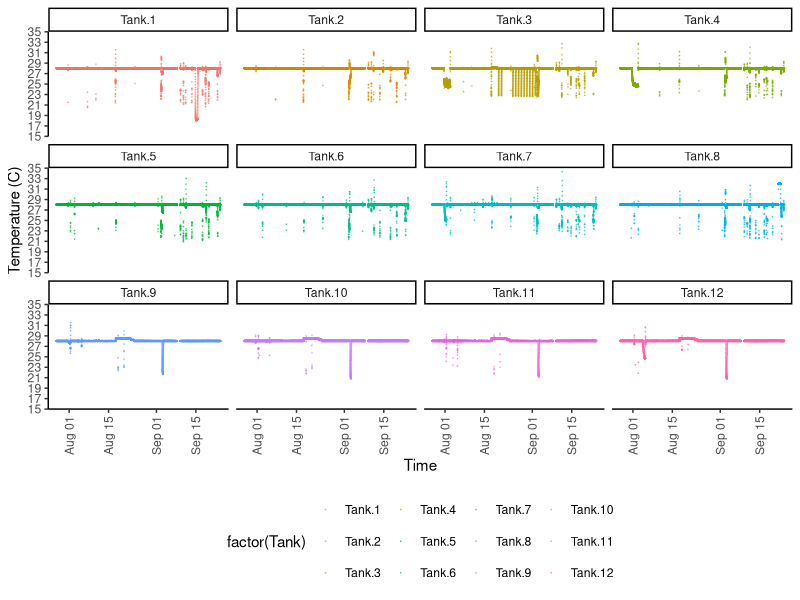
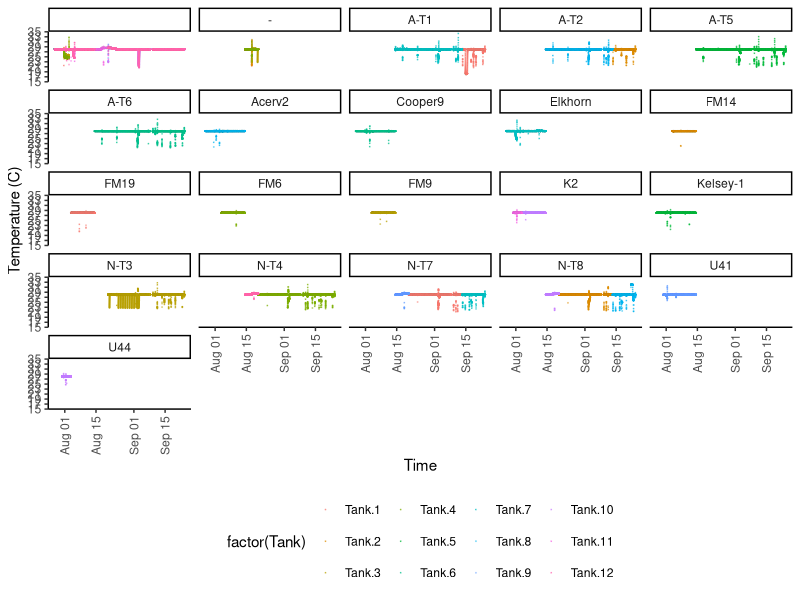
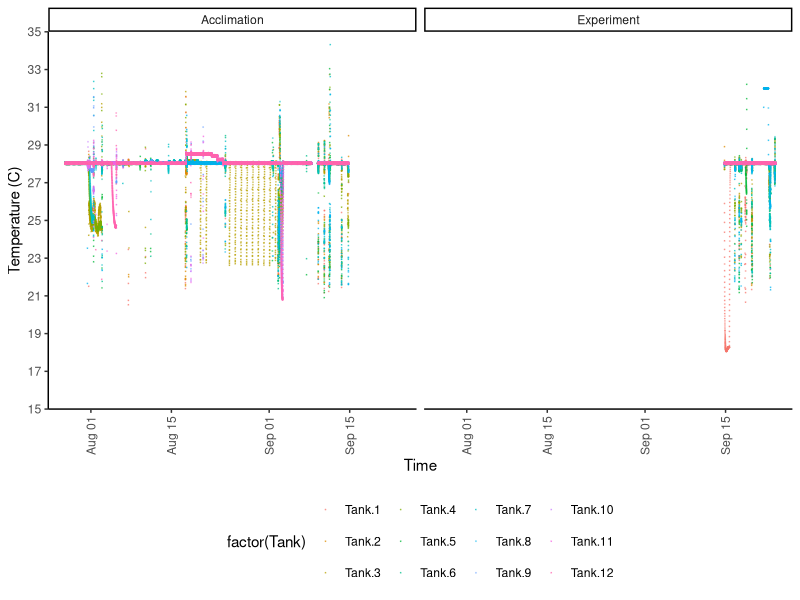
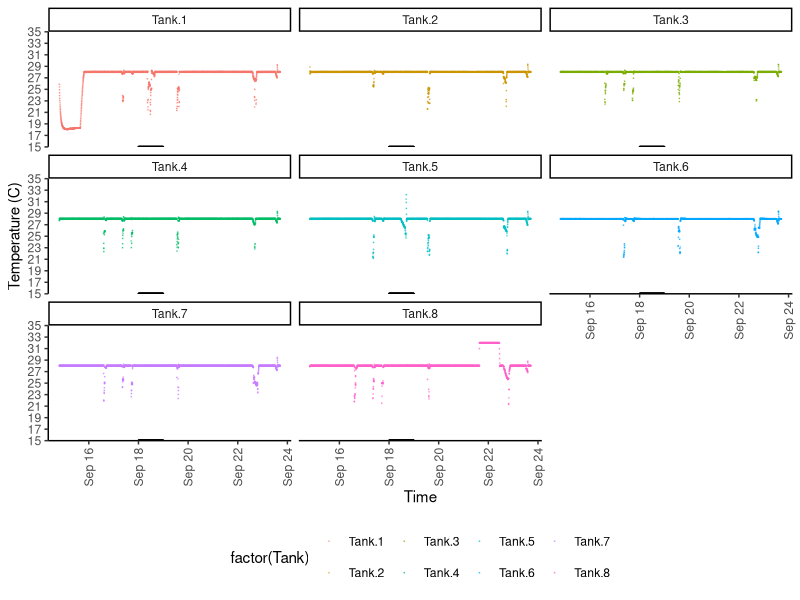
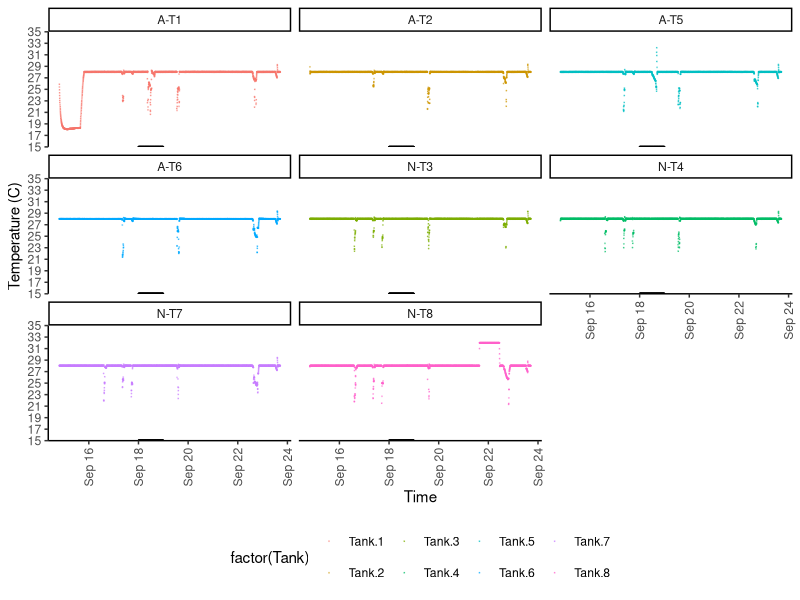
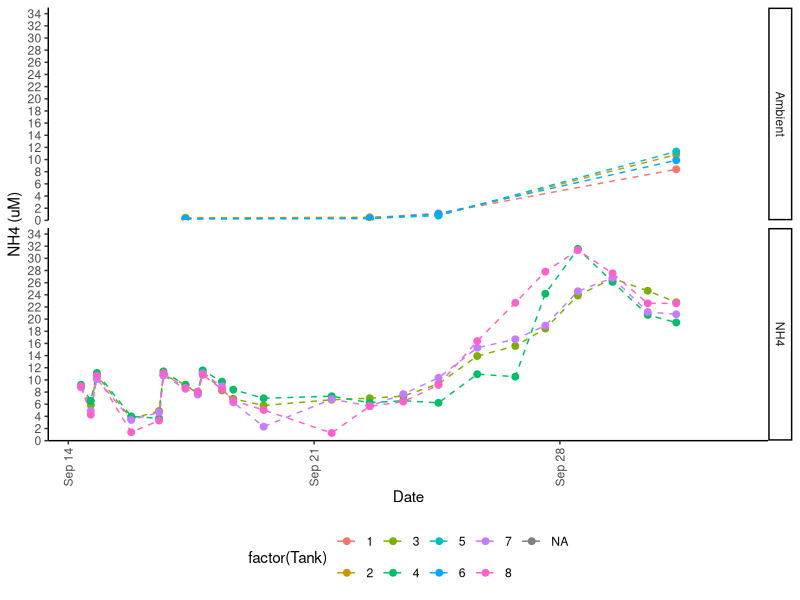
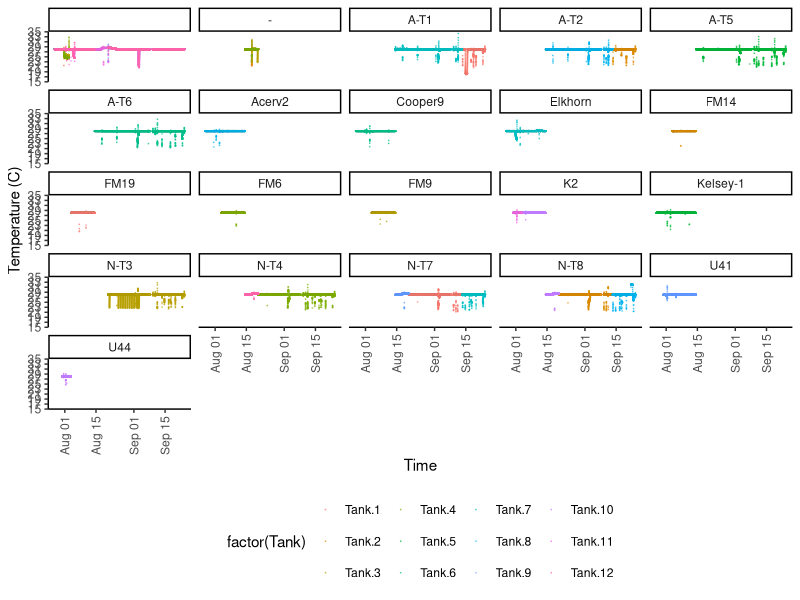
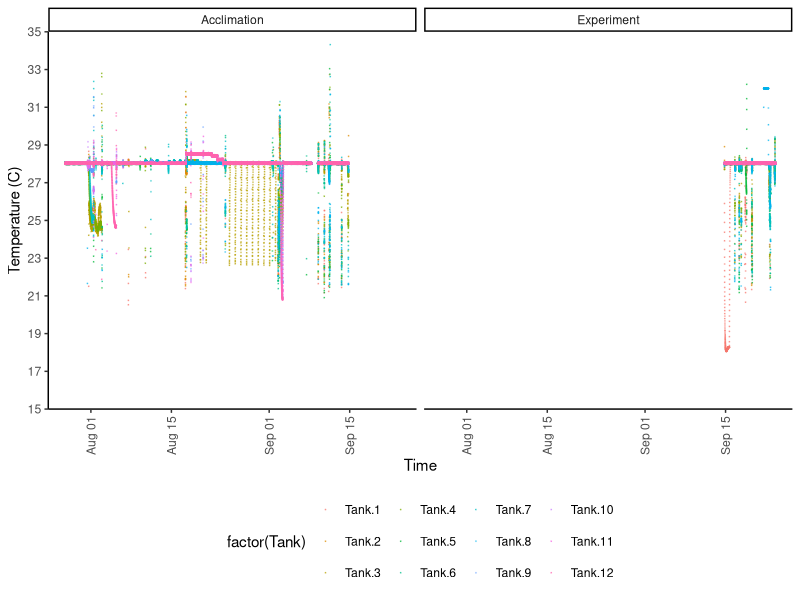

These charts were generated, in order, by the following R code:
## ---- chunk 1
knitr::opts_chunk$set(echo = TRUE, warning=FALSE, message=FALSE) 
                      #fig.width=4, fig.height=3 )
## ---- chunk 2

# Libraries
  library(reshape2)
  library(tidyverse)
  library(tidyr)

# Graphs

theme_set (theme_classic() + theme(panel.grid.major = element_blank(),
                              panel.grid.minor = element_blank(), 
                              axis.line = element_line(colour = "black"),
                              legend.position="bottom",
                              axis.text.x = element_text(angle = 90, vjust = 0.5),
                              plot.title = element_text(size=12, face="bold"),
                              #panel.border = element_rect(colour = "black", fill=NA, size=1)
                              panel.border = element_blank()
                              ))
## ---- chunk 3

# Treatment Info
  Treatment<-read.csv("Data/Treatments.csv")
  #duplicated(Treatment$Time)
  D_Treatment<-Treatment[duplicated(Treatment$Time), ]
  #Treatment<-Treatment[!duplicated(Treatment$Time), ]
  summary(Treatment)

# Temperature
  Temperature<-read.csv("Data/Temperature_wide.csv")
  D_Temperature<-Temperature[duplicated(Temperature$Time), ]
  #Temperature<-Temperature[!duplicated(Temperature$Time), ]
  summary(Temperature)
  
  # Temperature
  Nutrients<-read.csv("Data/Nutrient samples_round2.csv")
  summary(Nutrients)
  
  # Tags %>%
  #     group_by(T_Type) %>%
  #     summarise_at(vars(T_AW, T_BW), funs(mean(., na.rm=TRUE)))

## ---- chunk 4

# Tall format
  Temp.Tall <- gather(Temperature, Tank, Temperature, 
                      Tank.1:Tank.12, factor_key=TRUE)
  Treatment.Tall <- gather(data=Treatment, Content,
                      key= Tank, Tank.1:Tank.12, factor_key=TRUE)


# Merge with content
  
  Temperature.tall<-plyr::join(Temp.Tall, Treatment.Tall, 
                    by = c("Time","Tank"),
                    type = "full")

# Data types
    Temperature.tall$Tank<-factor(Temperature.tall$Tank)
    Temperature.tall$Content<-factor(Temperature.tall$Content)
    Temperature.tall$Time<-strptime(Temperature.tall$Time, "%m/%d/%Y %H:%M:%S")
    Temperature.tall$Time <- as.POSIXct(Temperature.tall$Time)

    summary(Temperature.tall)

## ---- chunk 5
Nutrients$Date<-as.Date(Nutrients$Date, "%m-%d-%Y")
Nutrients$Time<-paste(Nutrients$Date, Nutrients$Hour, sep = " ")

Nutrients$Time<-strptime(Nutrients$Time, "%Y-%m-%d %H:%M:%S")
Nutrients$Time <- as.POSIXct(Nutrients$Time)
Nutrients$Precipitation <- as.numeric(Nutrients$Precipitation)

summary(Nutrients)
## ---- chunk 6
TankTemperature<- ggplot(Temperature.tall, aes (Time, Temperature, colour=factor(Tank))) +
  #geom_vline(xintercept=1500)+
  geom_jitter(alpha=0.5, size=0.01)+
  scale_y_continuous(limits = c(15, 35),
                         breaks = seq(15, 35, 2),  
                         expand = c(0, 0),
                         name=("Temperature (C)"))
TankTemperature+facet_wrap(~Tank)

TankTemperature+facet_wrap(~Content)
TankTemperature+facet_wrap(~Period)

## ---- chunk 7

Experiment<-Temperature.tall[which(Temperature.tall$Period=="Experiment"),]
Experiment<-Experiment[which(Experiment$Tank!="Tank.12"),]
Experiment<-Experiment[which(Experiment$Tank!="Tank.11"),]
Experiment<-Experiment[which(Experiment$Tank!="Tank.10"),]
Experiment<-Experiment[which(Experiment$Tank!="Tank.9"),]  

library(lubridate)

Experiment$Day<-as.Date(ymd_hms(Experiment$Time))
Experiment$Day<-weekdays(Experiment$Day)
Experiment$Data<-ifelse (Experiment$Day=="Friday",
                         15, NA)

## ---- chunk 8
ExperimentTemperature<- ggplot(Experiment) +
  #geom_vline(xintercept=1500)+
  
  geom_jitter(aes(Time, Temperature, colour=factor(Tank)),
              alpha=0.5, size=0.01)+
  geom_point(aes(Time, Data), alpha=1, size=0.05)+
  scale_y_continuous(limits = c(15, 35),
                         breaks = seq(15, 35, 2),  
                         expand = c(0, 0),
                         name=("Temperature (C)"))

ExperimentTemperature+facet_wrap(~Tank)
ExperimentTemperature+facet_wrap(~Content)


## ---- chunk 9

TankNutrients<- ggplot(Nutrients, aes (Time, NH4, colour=factor(Tank))) +
  #geom_vline(xintercept=1500)+
  geom_line(linetype=2)+
  geom_point(alpha=1, size=2)+
  scale_y_continuous(limits = c(0, 35),
                         breaks = seq(0, 35, 2),  
                         expand = c(0, 0),
                         name=("NH4 (uM)"))+
  scale_x_datetime(date_minor_breaks = "1 day", 
               name=("Date"))

TankNutrients+facet_grid(Treatment~.)

TankTemperature+facet_wrap(~Content)
TankTemperature+facet_wrap(~Period)

## ---- chunk 10

TankNutrients<- ggplot(Nutrients, aes (x=Time)) +
  #geom_vline(xintercept=1500)+
  geom_line(aes(y=NH4, group=(Tank), colour=factor(Treatment)), linetype=2)+
  geom_point(aes(y=NH4, colour=factor(Treatment)), alpha=1, size=2)+
  geom_point(aes(y=Precipitation.cm.), size=3)+
  geom_hline(yintercept = 10, linetype=3)+
  geom_hline(yintercept = 20, linetype=3)+
  geom_hline(yintercept = 30, linetype=3)+
  
  scale_y_continuous(limits = c(0, 35),
                         breaks = seq(0, 35, 2),  
                         expand = c(0.01, 0),
                         name=("NH4 (uM)"))+
  scale_x_datetime(breaks = "1 day", 
                   #limits = c(Sys.Date() - 20, NA),
                    #limits = as.Date(c("2020-09-14","2020-10-03")),
                    name=("Date"))

TankNutrients

facet_grid(Treatment~.)

TankTemperature+facet_wrap(~Content)
TankTemperature+facet_wrap(~Period)

## ---- chunk 11
# Creates bibliography 
#knitr::write_bib(c(.packages()), "packages.bib")
